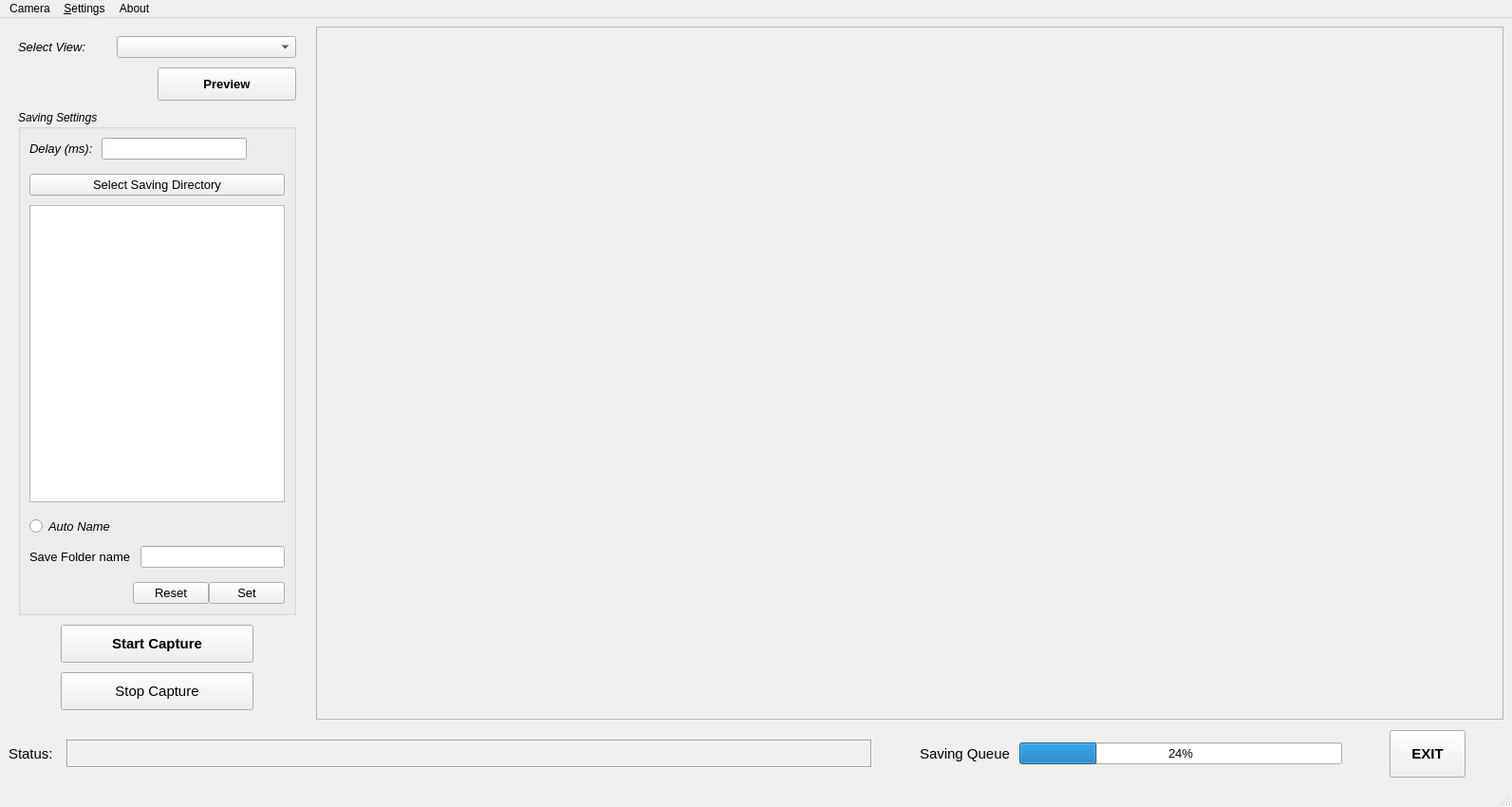
<?xml version="1.0" encoding="UTF-8"?>
<ui version="4.0">
 <class>MainWindow</class>
 <widget class="QMainWindow" name="MainWindow">
  <property name="windowModality">
   <enum>Qt::NonModal</enum>
  </property>
  <property name="geometry">
   <rect>
    <x>0</x>
    <y>0</y>
    <width>1593</width>
    <height>850</height>
   </rect>
  </property>
  <property name="windowTitle">
   <string>K4a App</string>
  </property>
  <property name="windowIcon">
   <iconset>
    <normaloff>icons/Icon.png</normaloff>icons/Icon.png</iconset>
  </property>
  <property name="windowOpacity">
   <double>1.000000000000000</double>
  </property>
  <widget class="QWidget" name="centralwidget">
   <layout class="QGridLayout" name="gridLayout_2">
    <item row="0" column="0">
     <layout class="QVBoxLayout" name="verticalLayout_6" stretch="10,0,0">
      <property name="spacing">
       <number>10</number>
      </property>
      <item>
       <layout class="QHBoxLayout" name="horizontalLayout_8" stretch="1,0,4">
        <property name="spacing">
         <number>10</number>
        </property>
        <item>
         <layout class="QVBoxLayout" name="verticalLayout" stretch="2,6,3">
          <property name="spacing">
           <number>10</number>
          </property>
          <property name="leftMargin">
           <number>10</number>
          </property>
          <property name="topMargin">
           <number>10</number>
          </property>
          <property name="rightMargin">
           <number>10</number>
          </property>
          <property name="bottomMargin">
           <number>10</number>
          </property>
          <item>
           <layout class="QVBoxLayout" name="verticalLayout_5">
            <item>
             <layout class="QHBoxLayout" name="horizontalLayout_2" stretch="1,2">
              <item>
               <widget class="QLabel" name="label">
                <property name="font">
                 <font>
                  <pointsize>10</pointsize>
                  <italic>true</italic>
                 </font>
                </property>
                <property name="text">
                 <string>Select View:</string>
                </property>
               </widget>
              </item>
              <item>
               <widget class="QComboBox" name="SelectView_Combo">
                <property name="font">
                 <font>
                  <pointsize>10</pointsize>
                 </font>
                </property>
               </widget>
              </item>
             </layout>
            </item>
            <item>
             <layout class="QHBoxLayout" name="horizontalLayout_6" stretch="1,1">
              <property name="spacing">
               <number>2</number>
              </property>
              <item>
               <spacer name="horizontalSpacer_2">
                <property name="orientation">
                 <enum>Qt::Horizontal</enum>
                </property>
                <property name="sizeHint" stdset="0">
                 <size>
                  <width>40</width>
                  <height>20</height>
                 </size>
                </property>
               </spacer>
              </item>
              <item>
               <widget class="QPushButton" name="Preview_PB">
                <property name="minimumSize">
                 <size>
                  <width>0</width>
                  <height>35</height>
                 </size>
                </property>
                <property name="font">
                 <font>
                  <pointsize>10</pointsize>
                  <bold>true</bold>
                 </font>
                </property>
                <property name="text">
                 <string>Preview</string>
                </property>
               </widget>
              </item>
             </layout>
            </item>
           </layout>
          </item>
          <item>
           <widget class="QGroupBox" name="groupBox">
            <property name="font">
             <font>
              <italic>true</italic>
             </font>
            </property>
            <property name="title">
             <string>Saving Settings</string>
            </property>
            <layout class="QGridLayout" name="gridLayout">
             <property name="verticalSpacing">
              <number>15</number>
             </property>
             <item row="0" column="0">
              <layout class="QHBoxLayout" name="horizontalLayout_3" stretch="1,2,0">
               <item>
                <widget class="QLabel" name="label_2">
                 <property name="font">
                  <font>
                   <pointsize>10</pointsize>
                   <italic>true</italic>
                  </font>
                 </property>
                 <property name="text">
                  <string>Delay (ms): </string>
                 </property>
                </widget>
               </item>
               <item>
                <widget class="QLineEdit" name="Delay_Edit">
                 <property name="font">
                  <font>
                   <pointsize>10</pointsize>
                   <italic>true</italic>
                  </font>
                 </property>
                </widget>
               </item>
               <item>
                <spacer name="horizontalSpacer_8">
                 <property name="orientation">
                  <enum>Qt::Horizontal</enum>
                 </property>
                 <property name="sizeHint" stdset="0">
                  <size>
                   <width>40</width>
                   <height>20</height>
                  </size>
                 </property>
                </spacer>
               </item>
              </layout>
             </item>
             <item row="1" column="0">
              <layout class="QVBoxLayout" name="verticalLayout_3">
               <property name="spacing">
                <number>10</number>
               </property>
               <item>
                <widget class="QPushButton" name="Select_Saving_Dir_PB">
                 <property name="font">
                  <font>
                   <pointsize>10</pointsize>
                   <italic>false</italic>
                  </font>
                 </property>
                 <property name="text">
                  <string>Select Saving Directory</string>
                 </property>
                </widget>
               </item>
               <item>
                <widget class="QTreeView" name="treeView"/>
               </item>
              </layout>
             </item>
             <item row="2" column="0">
              <layout class="QVBoxLayout" name="verticalLayout_4">
               <property name="spacing">
                <number>10</number>
               </property>
               <item>
                <widget class="QRadioButton" name="AutoName_Radio">
                 <property name="font">
                  <font>
                   <pointsize>10</pointsize>
                   <italic>true</italic>
                  </font>
                 </property>
                 <property name="text">
                  <string>Auto Name</string>
                 </property>
                </widget>
               </item>
               <item>
                <layout class="QHBoxLayout" name="horizontalLayout_4">
                 <item>
                  <widget class="QLabel" name="label_3">
                   <property name="font">
                    <font>
                     <pointsize>10</pointsize>
                     <italic>false</italic>
                    </font>
                   </property>
                   <property name="text">
                    <string>Save Folder name</string>
                   </property>
                  </widget>
                 </item>
                 <item>
                  <widget class="QLineEdit" name="Save_Folder_Edit">
                   <property name="font">
                    <font>
                     <pointsize>10</pointsize>
                     <italic>true</italic>
                    </font>
                   </property>
                  </widget>
                 </item>
                </layout>
               </item>
              </layout>
             </item>
             <item row="3" column="0">
              <layout class="QHBoxLayout" name="horizontalLayout_5">
               <item>
                <spacer name="horizontalSpacer">
                 <property name="orientation">
                  <enum>Qt::Horizontal</enum>
                 </property>
                 <property name="sizeHint" stdset="0">
                  <size>
                   <width>40</width>
                   <height>20</height>
                  </size>
                 </property>
                </spacer>
               </item>
               <item>
                <widget class="QPushButton" name="Reset_PB">
                 <property name="font">
                  <font>
                   <pointsize>10</pointsize>
                   <italic>false</italic>
                  </font>
                 </property>
                 <property name="text">
                  <string>Reset</string>
                 </property>
                </widget>
               </item>
               <item>
                <widget class="QPushButton" name="Set_PB">
                 <property name="font">
                  <font>
                   <pointsize>10</pointsize>
                   <italic>false</italic>
                  </font>
                 </property>
                 <property name="text">
                  <string>Set</string>
                 </property>
                </widget>
               </item>
              </layout>
             </item>
            </layout>
           </widget>
          </item>
          <item>
           <layout class="QGridLayout" name="gridLayout_3" columnstretch="0,3,0" columnminimumwidth="0,0,0">
            <property name="leftMargin">
             <number>5</number>
            </property>
            <property name="topMargin">
             <number>0</number>
            </property>
            <property name="rightMargin">
             <number>5</number>
            </property>
            <property name="horizontalSpacing">
             <number>5</number>
            </property>
            <item row="0" column="1">
             <widget class="QPushButton" name="Capture_PB">
              <property name="minimumSize">
               <size>
                <width>0</width>
                <height>40</height>
               </size>
              </property>
              <property name="font">
               <font>
                <pointsize>11</pointsize>
                <italic>false</italic>
                <bold>true</bold>
               </font>
              </property>
              <property name="text">
               <string>Start Capture</string>
              </property>
             </widget>
            </item>
            <item row="1" column="1">
             <widget class="QPushButton" name="Stop_Capture_PB">
              <property name="minimumSize">
               <size>
                <width>0</width>
                <height>40</height>
               </size>
              </property>
              <property name="font">
               <font>
                <pointsize>11</pointsize>
                <italic>false</italic>
                <bold>false</bold>
               </font>
              </property>
              <property name="text">
               <string>Stop Capture</string>
              </property>
             </widget>
            </item>
            <item row="0" column="0">
             <spacer name="horizontalSpacer_6">
              <property name="orientation">
               <enum>Qt::Horizontal</enum>
              </property>
              <property name="sizeHint" stdset="0">
               <size>
                <width>40</width>
                <height>20</height>
               </size>
              </property>
             </spacer>
            </item>
            <item row="0" column="2">
             <spacer name="horizontalSpacer_7">
              <property name="orientation">
               <enum>Qt::Horizontal</enum>
              </property>
              <property name="sizeHint" stdset="0">
               <size>
                <width>40</width>
                <height>20</height>
               </size>
              </property>
             </spacer>
            </item>
           </layout>
          </item>
         </layout>
        </item>
        <item>
         <spacer name="horizontalSpacer_5">
          <property name="orientation">
           <enum>Qt::Horizontal</enum>
          </property>
          <property name="sizeHint" stdset="0">
           <size>
            <width>1</width>
            <height>2</height>
           </size>
          </property>
         </spacer>
        </item>
        <item>
         <widget class="QScrollArea" name="scrollArea">
          <property name="widgetResizable">
           <bool>true</bool>
          </property>
          <widget class="QWidget" name="scrollAreaWidgetContents_2">
           <property name="geometry">
            <rect>
             <x>0</x>
             <y>0</y>
             <width>1235</width>
             <height>698</height>
            </rect>
           </property>
           <widget class="QLabel" name="Image_Pane">
            <property name="geometry">
             <rect>
              <x>0</x>
              <y>0</y>
              <width>1231</width>
              <height>691</height>
             </rect>
            </property>
            <property name="sizePolicy">
             <sizepolicy hsizetype="Maximum" vsizetype="Maximum">
              <horstretch>0</horstretch>
              <verstretch>0</verstretch>
             </sizepolicy>
            </property>
            <property name="text">
             <string/>
            </property>
           </widget>
          </widget>
         </widget>
        </item>
       </layout>
      </item>
      <item>
       <spacer name="verticalSpacer">
        <property name="orientation">
         <enum>Qt::Vertical</enum>
        </property>
        <property name="sizeHint" stdset="0">
         <size>
          <width>20</width>
          <height>1</height>
         </size>
        </property>
       </spacer>
      </item>
      <item>
       <layout class="QHBoxLayout" name="horizontalLayout_7" stretch="0,10,0,0,4,0,0,0">
        <item>
         <widget class="QLabel" name="label_4">
          <property name="font">
           <font>
            <pointsize>11</pointsize>
            <italic>false</italic>
            <bold>false</bold>
           </font>
          </property>
          <property name="text">
           <string>Status: </string>
          </property>
         </widget>
        </item>
        <item>
         <widget class="QLabel" name="Status_TXT">
          <property name="sizePolicy">
           <sizepolicy hsizetype="Preferred" vsizetype="Fixed">
            <horstretch>0</horstretch>
            <verstretch>0</verstretch>
           </sizepolicy>
          </property>
          <property name="minimumSize">
           <size>
            <width>0</width>
            <height>30</height>
           </size>
          </property>
          <property name="font">
           <font>
            <pointsize>10</pointsize>
           </font>
          </property>
          <property name="frameShape">
           <enum>QFrame::Box</enum>
          </property>
          <property name="frameShadow">
           <enum>QFrame::Sunken</enum>
          </property>
          <property name="text">
           <string/>
          </property>
         </widget>
        </item>
        <item>
         <spacer name="horizontalSpacer_3">
          <property name="orientation">
           <enum>Qt::Horizontal</enum>
          </property>
          <property name="sizeHint" stdset="0">
           <size>
            <width>40</width>
            <height>20</height>
           </size>
          </property>
         </spacer>
        </item>
        <item>
         <widget class="QLabel" name="label_6">
          <property name="font">
           <font>
            <pointsize>11</pointsize>
            <italic>false</italic>
            <bold>false</bold>
           </font>
          </property>
          <property name="text">
           <string>Saving Queue</string>
          </property>
         </widget>
        </item>
        <item>
         <widget class="QProgressBar" name="progressBar">
          <property name="font">
           <font>
            <pointsize>10</pointsize>
           </font>
          </property>
          <property name="value">
           <number>24</number>
          </property>
         </widget>
        </item>
        <item>
         <spacer name="horizontalSpacer_4">
          <property name="orientation">
           <enum>Qt::Horizontal</enum>
          </property>
          <property name="sizeHint" stdset="0">
           <size>
            <width>40</width>
            <height>20</height>
           </size>
          </property>
         </spacer>
        </item>
        <item>
         <widget class="QPushButton" name="Exit_PB">
          <property name="minimumSize">
           <size>
            <width>0</width>
            <height>50</height>
           </size>
          </property>
          <property name="font">
           <font>
            <pointsize>11</pointsize>
            <bold>true</bold>
           </font>
          </property>
          <property name="text">
           <string>EXIT</string>
          </property>
         </widget>
        </item>
        <item>
         <spacer name="horizontalSpacer_9">
          <property name="orientation">
           <enum>Qt::Horizontal</enum>
          </property>
          <property name="sizeHint" stdset="0">
           <size>
            <width>40</width>
            <height>20</height>
           </size>
          </property>
         </spacer>
        </item>
       </layout>
      </item>
     </layout>
    </item>
   </layout>
  </widget>
  <widget class="QMenuBar" name="menubar">
   <property name="geometry">
    <rect>
     <x>0</x>
     <y>0</y>
     <width>1593</width>
     <height>26</height>
    </rect>
   </property>
   <widget class="QMenu" name="menuCamera">
    <property name="title">
     <string>Camera</string>
    </property>
    <addaction name="separator"/>
    <addaction name="actionConnect"/>
    <addaction name="actionDisconnect"/>
   </widget>
   <widget class="QMenu" name="menuAbout">
    <property name="title">
     <string>About</string>
    </property>
    <addaction name="actionVersion"/>
    <addaction name="separator"/>
    <addaction name="actionMore_Information"/>
   </widget>
   <widget class="QMenu" name="menuSettings">
    <property name="title">
     <string>&amp;Settings</string>
    </property>
    <widget class="QMenu" name="menu_Camera_Settings">
     <property name="title">
      <string>&amp;Camera Settings</string>
     </property>
     <widget class="QMenu" name="menuResolution">
      <property name="title">
       <string>Resolution</string>
      </property>
     </widget>
     <widget class="QMenu" name="menuColor_Format">
      <property name="title">
       <string>Color Format</string>
      </property>
     </widget>
     <widget class="QMenu" name="menuDepth_Mode">
      <property name="title">
       <string>Depth Mode</string>
      </property>
     </widget>
     <widget class="QMenu" name="menuFPS">
      <property name="title">
       <string>FPS</string>
      </property>
     </widget>
     <addaction name="menuResolution"/>
     <addaction name="menuColor_Format"/>
     <addaction name="menuDepth_Mode"/>
     <addaction name="menuFPS"/>
     <addaction name="separator"/>
     <addaction name="actionReset_2"/>
    </widget>
    <widget class="QMenu" name="menu_Saving_Settings">
     <property name="title">
      <string>&amp;Saving Settings</string>
     </property>
     <widget class="QMenu" name="menuSaving_Format">
      <property name="title">
       <string>Saving Format</string>
      </property>
      <addaction name="action_png"/>
      <addaction name="action_jpg"/>
      <addaction name="action_bmp"/>
      <addaction name="action_tiff"/>
     </widget>
     <addaction name="actionSaving_Dir"/>
     <addaction name="menuSaving_Format"/>
     <addaction name="separator"/>
    </widget>
    <addaction name="menu_Camera_Settings"/>
    <addaction name="menu_Saving_Settings"/>
   </widget>
   <addaction name="menuCamera"/>
   <addaction name="menuSettings"/>
   <addaction name="menuAbout"/>
  </widget>
  <widget class="QStatusBar" name="statusbar"/>
  <action name="actionResolution">
   <property name="text">
    <string>Resolution</string>
   </property>
  </action>
  <action name="actionColor_format">
   <property name="text">
    <string>Color &amp;format</string>
   </property>
  </action>
  <action name="actionSet_defaults">
   <property name="text">
    <string>Set defaults</string>
   </property>
  </action>
  <action name="actionVersion">
   <property name="text">
    <string>&amp;Version</string>
   </property>
  </action>
  <action name="actionMore_Information">
   <property name="text">
    <string>More Information</string>
   </property>
  </action>
  <action name="actionSet_saving_folder">
   <property name="text">
    <string>Set saving folder</string>
   </property>
  </action>
  <action name="actionpng">
   <property name="checkable">
    <bool>true</bool>
   </property>
   <property name="checked">
    <bool>true</bool>
   </property>
   <property name="text">
    <string>png</string>
   </property>
  </action>
  <action name="actionjpg">
   <property name="checkable">
    <bool>true</bool>
   </property>
   <property name="text">
    <string>jpg</string>
   </property>
  </action>
  <action name="actiontiff">
   <property name="checkable">
    <bool>true</bool>
   </property>
   <property name="text">
    <string>tiff</string>
   </property>
  </action>
  <action name="actionbmp">
   <property name="checkable">
    <bool>true</bool>
   </property>
   <property name="text">
    <string>bmp</string>
   </property>
  </action>
  <action name="actionConnect">
   <property name="text">
    <string>Connect</string>
   </property>
  </action>
  <action name="actionSaving_Dir">
   <property name="text">
    <string>Saving Dir.</string>
   </property>
  </action>
  <action name="actionDelay_Time">
   <property name="text">
    <string>Delay Time</string>
   </property>
  </action>
  <action name="actionReset">
   <property name="text">
    <string>Reset</string>
   </property>
  </action>
  <action name="actionReset_2">
   <property name="text">
    <string>Reset</string>
   </property>
  </action>
  <action name="action_png">
   <property name="checkable">
    <bool>true</bool>
   </property>
   <property name="checked">
    <bool>true</bool>
   </property>
   <property name="text">
    <string>.png</string>
   </property>
  </action>
  <action name="action_jpg">
   <property name="checkable">
    <bool>true</bool>
   </property>
   <property name="text">
    <string>.jpg</string>
   </property>
  </action>
  <action name="action_bmp">
   <property name="checkable">
    <bool>true</bool>
   </property>
   <property name="text">
    <string>.bmp</string>
   </property>
  </action>
  <action name="action_tiff">
   <property name="checkable">
    <bool>true</bool>
   </property>
   <property name="text">
    <string>.tiff</string>
   </property>
  </action>
  <action name="actionRES_720p">
   <property name="checkable">
    <bool>true</bool>
   </property>
   <property name="checked">
    <bool>true</bool>
   </property>
   <property name="text">
    <string>RES_720P</string>
   </property>
  </action>
  <action name="actionRES_1080p">
   <property name="checkable">
    <bool>true</bool>
   </property>
   <property name="text">
    <string>RES_1080p</string>
   </property>
  </action>
  <action name="actionRES_1440P">
   <property name="checkable">
    <bool>true</bool>
   </property>
   <property name="text">
    <string>RES_1440P</string>
   </property>
  </action>
  <action name="actionRES_1536P">
   <property name="checkable">
    <bool>true</bool>
   </property>
   <property name="text">
    <string>RES_1536P</string>
   </property>
  </action>
  <action name="actionRES_2160P">
   <property name="checkable">
    <bool>true</bool>
   </property>
   <property name="text">
    <string>RES_2160P</string>
   </property>
  </action>
  <action name="actionRES_3072P">
   <property name="checkable">
    <bool>true</bool>
   </property>
   <property name="text">
    <string>RES_3072P</string>
   </property>
  </action>
  <action name="actionReset_3">
   <property name="text">
    <string>Reset</string>
   </property>
  </action>
  <action name="actionCOLOR_BGRA32">
   <property name="checkable">
    <bool>true</bool>
   </property>
   <property name="checked">
    <bool>true</bool>
   </property>
   <property name="text">
    <string>COLOR_BGRA32</string>
   </property>
  </action>
  <action name="actionCOLOR_MJPG">
   <property name="checkable">
    <bool>true</bool>
   </property>
   <property name="text">
    <string>COLOR_MJPG</string>
   </property>
  </action>
  <action name="actionCOLOR_NV12">
   <property name="checkable">
    <bool>true</bool>
   </property>
   <property name="text">
    <string>COLOR_NV12</string>
   </property>
  </action>
  <action name="actionCOLOR_YUV2">
   <property name="checkable">
    <bool>true</bool>
   </property>
   <property name="text">
    <string>COLOR_YUV2</string>
   </property>
  </action>
  <action name="actionDisconnect">
   <property name="text">
    <string>Disconnect</string>
   </property>
  </action>
  <action name="actionNFOV_UNBINNED">
   <property name="checkable">
    <bool>true</bool>
   </property>
   <property name="checked">
    <bool>true</bool>
   </property>
   <property name="text">
    <string>NFOV_UNBINNED</string>
   </property>
  </action>
  <action name="actionNFOV_2X2BINNED">
   <property name="checkable">
    <bool>true</bool>
   </property>
   <property name="text">
    <string>NFOV_2X2BINNED</string>
   </property>
  </action>
  <action name="actionWFOV_UNBINNED">
   <property name="checkable">
    <bool>true</bool>
   </property>
   <property name="text">
    <string>WFOV_UNBINNED</string>
   </property>
  </action>
  <action name="actionWFOV_2X2BINNED">
   <property name="checkable">
    <bool>true</bool>
   </property>
   <property name="text">
    <string>WFOV_2X2BINNED</string>
   </property>
  </action>
  <action name="actionFPS_30">
   <property name="checkable">
    <bool>true</bool>
   </property>
   <property name="checked">
    <bool>true</bool>
   </property>
   <property name="text">
    <string>FPS_30</string>
   </property>
  </action>
  <action name="actionFPS_15">
   <property name="checkable">
    <bool>true</bool>
   </property>
   <property name="text">
    <string>FPS_15</string>
   </property>
  </action>
  <action name="actionFPS_5">
   <property name="checkable">
    <bool>true</bool>
   </property>
   <property name="checked">
    <bool>false</bool>
   </property>
   <property name="text">
    <string>FPS_5</string>
   </property>
  </action>
  <action name="actionSet">
   <property name="text">
    <string>Set</string>
   </property>
  </action>
 </widget>
 <resources/>
 <connections/>
</ui>
